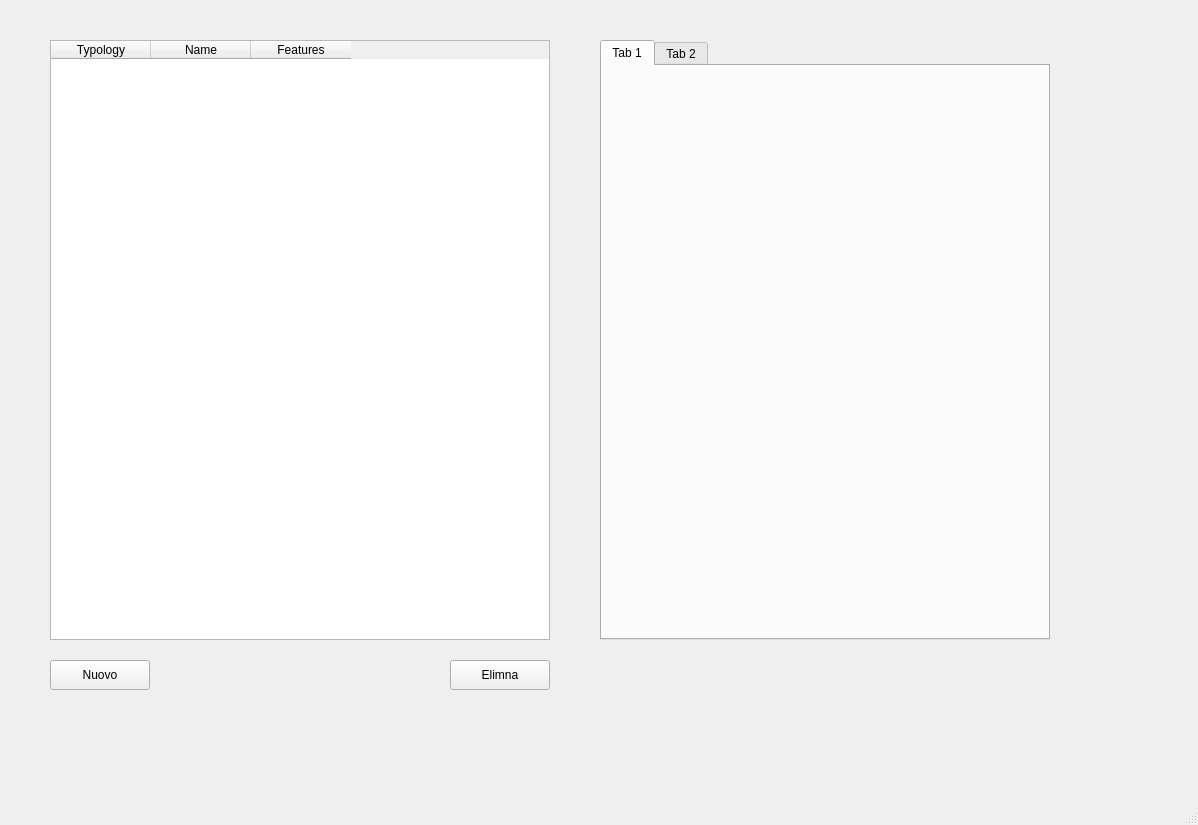
<?xml version="1.0" encoding="UTF-8"?>
<ui version="4.0">
 <class>MainWindow</class>
 <widget class="QMainWindow" name="MainWindow">
  <property name="geometry">
   <rect>
    <x>0</x>
    <y>0</y>
    <width>1198</width>
    <height>825</height>
   </rect>
  </property>
  <property name="windowTitle">
   <string>MainWindow</string>
  </property>
  <widget class="QWidget" name="centralwidget">
   <widget class="QTableWidget" name="elements_TableW">
    <property name="geometry">
     <rect>
      <x>50</x>
      <y>40</y>
      <width>500</width>
      <height>600</height>
     </rect>
    </property>
    <column>
     <property name="text">
      <string>Typology</string>
     </property>
    </column>
    <column>
     <property name="text">
      <string>Name</string>
     </property>
    </column>
    <column>
     <property name="text">
      <string>Features</string>
     </property>
    </column>
   </widget>
   <widget class="QPushButton" name="new_PB">
    <property name="geometry">
     <rect>
      <x>50</x>
      <y>660</y>
      <width>100</width>
      <height>30</height>
     </rect>
    </property>
    <property name="text">
     <string>Nuovo</string>
    </property>
   </widget>
   <widget class="QPushButton" name="delete_PB">
    <property name="geometry">
     <rect>
      <x>450</x>
      <y>660</y>
      <width>100</width>
      <height>30</height>
     </rect>
    </property>
    <property name="text">
     <string>Elimna</string>
    </property>
   </widget>
   <widget class="QTabWidget" name="details_TW">
    <property name="geometry">
     <rect>
      <x>600</x>
      <y>40</y>
      <width>450</width>
      <height>600</height>
     </rect>
    </property>
    <widget class="QWidget" name="tab">
     <attribute name="title">
      <string>Tab 1</string>
     </attribute>
    </widget>
    <widget class="QWidget" name="tab_2">
     <attribute name="title">
      <string>Tab 2</string>
     </attribute>
    </widget>
   </widget>
  </widget>
  <widget class="QMenuBar" name="menubar">
   <property name="geometry">
    <rect>
     <x>0</x>
     <y>0</y>
     <width>1198</width>
     <height>21</height>
    </rect>
   </property>
  </widget>
  <widget class="QStatusBar" name="statusbar"/>
 </widget>
 <resources/>
 <connections/>
</ui>
